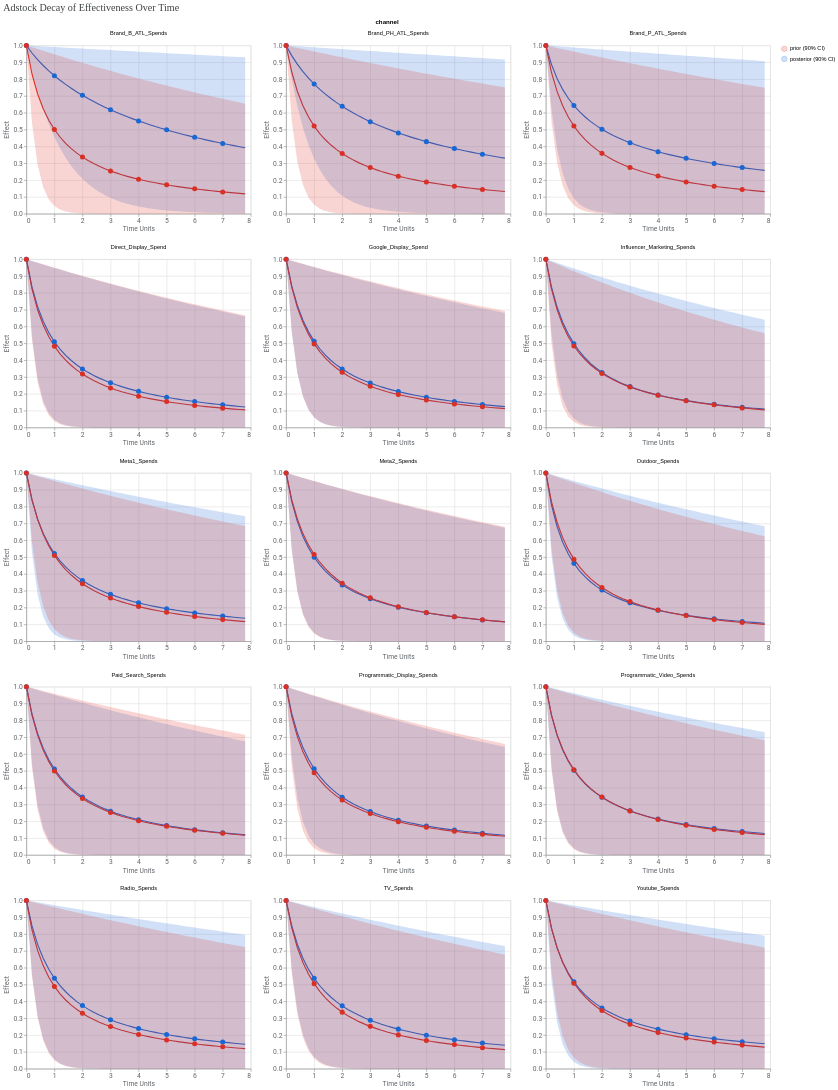

The notebook cell this image was saved under:
### Code cell
# --- Adstock Decay Curves ---
# Shows how quickly media effects decay over time for each channel
media_effects.plot_adstock_decay(include_ci=True)

### Figure 1 — Vega-Lite specification as saved in the notebook (floating-point values rounded to 4 significant figures; data arrays with more than 128 entries replaced by an {"elided": "..."} marker saying what was removed)
{"config": {"view": {"continuousWidth": 300, "continuousHeight": 300}, "axis": {"labelColor": "#5F6368", "labelFont": "Roboto", "labelFontSize": 12, "titleColor": "#5F6368", "titleFont": "Roboto", "titleFontSize": 12, "titleFontWeight": "normal"}}, "data": {"name": "data-1754e2137249fe2b5f881e840dd19e48"}, "facet": {"field": "channel", "type": "nominal"}, "spec": {"layer": [{"mark": {"type": "line"}, "encoding": {"color": {"field": "distribution", "legend": {"labelExpr": "datum.value === \"posterior\" ? \"posterior (90% CI)\" : \"prior (90% CI)\"", "title": ""}, "scale": {"domain": ["prior", "posterior"], "range": ["#D93025", "#1967D2"]}, "type": "nominal"}, "x": {"field": "time_units", "title": "Time Units", "type": "quantitative"}, "y": {"field": "mean", "title": "Effect", "type": "quantitative"}}}, {"mark": {"type": "area", "opacity": 0.2}, "encoding": {"color": {"field": "distribution", "scale": {"domain": ["prior", "posterior"], "range": ["#D93025", "#1967D2"]}, "type": "nominal"}, "x": {"field": "time_units", "type": "quantitative"}, "y": {"field": "ci_lo", "type": "quantitative"}, "y2": {"field": "ci_hi"}}}, {"mark": {"type": "circle", "filled": true, "opacity": 1, "size": 80}, "encoding": {"color": {"field": "distribution", "scale": {"domain": ["prior", "posterior"], "range": ["#D93025", "#1967D2"]}, "type": "nominal"}, "tooltip": [{"field": "time_units", "type": "quantitative"}, {"field": "mean", "type": "quantitative"}], "x": {"field": "time_units", "type": "quantitative"}, "y": {"field": "mean", "type": "quantitative"}}, "transform": [{"filter": "datum.is_int_time_unit"}]}], "width": 400}, "columns": 3, "resolve": {"scale": {"x": "independent", "y": "independent"}}, "title": {"text": "Adstock Decay of Effectiveness Over Time", "anchor": "start", "color": "#3C4043", "font": "Google Sans Display", "fontSize": 18, "fontWeight": "normal", "offset": 10}, "$schema": "https://vega.github.io/schema/vega-lite/v6.1.0.json", "datasets": {"data-1754e2137249fe2b5f881e840dd19e48": {"elided": "1200 records"}}}
